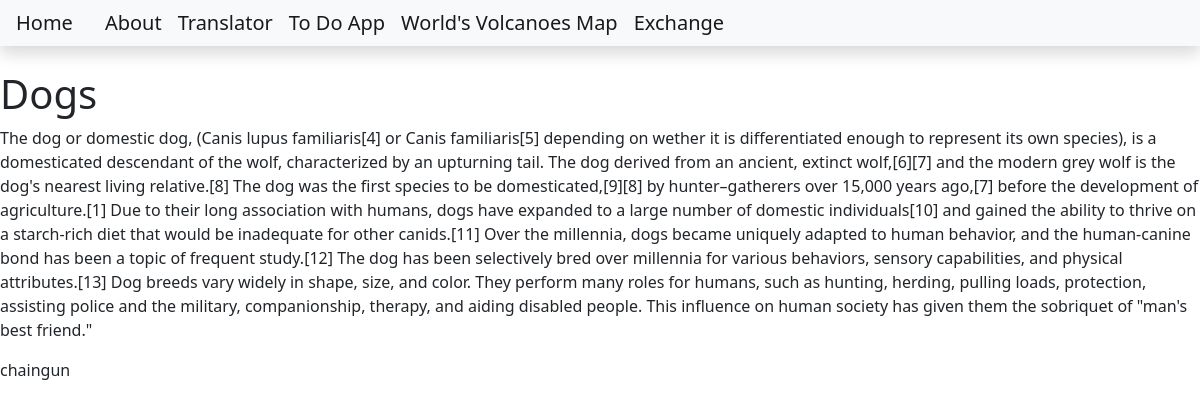
The page /dogs on the database its author committed.
### blog/models.py (models this page shows, shortened)
class Post(models.Model):
    title = models.CharField(max_length=200)
    content = models.TextField()
    date_created = models.DateTimeField(auto_now_add=True)
    slug = models.SlugField(max_length=200, unique=True)
    author = models.ForeignKey(to=User, on_delete=models.CASCADE)
    status = models.IntegerField(choices=STATUS, default=0)

### blog/views.py (the view)
# urls.py: path('<slug:slug>', views.BlogView.as_view(), name='blog_view'),
class BlogView(generic.DetailView):
    model = Post
    template_name = 'blog.html'

### templates/blog.html
{% extends 'base.html' %}
{% block content %}
<h1>{{object.title}}</h1>
<p>{{object.content}}</p>
<p>{{object.author}}</p>
{% endblock content %}

### rows shown on the page
Post: title "Dogs", content "The dog or domestic dog, (Canis lupus familiaris[4] or Canis familiaris[5] depending on wether it is differentiated enough to represent its own species), is a domesticated descendant of the wolf, characterized by an upturning tail. The dog derived from an ancient, extinct wolf,[6][7] and the modern grey wolf is the dog's nearest living relative.[8] The dog was the first species to be domesticated,[9][8] by hunter–gatherers over 15,000 years ago,[7] before the development of agriculture.[1] Due to their long association with humans, dogs have expanded to a large number of domestic individuals[10] and gained the ability to thrive on a starch-rich diet that would be inadequate for other…", author "chaingun"
